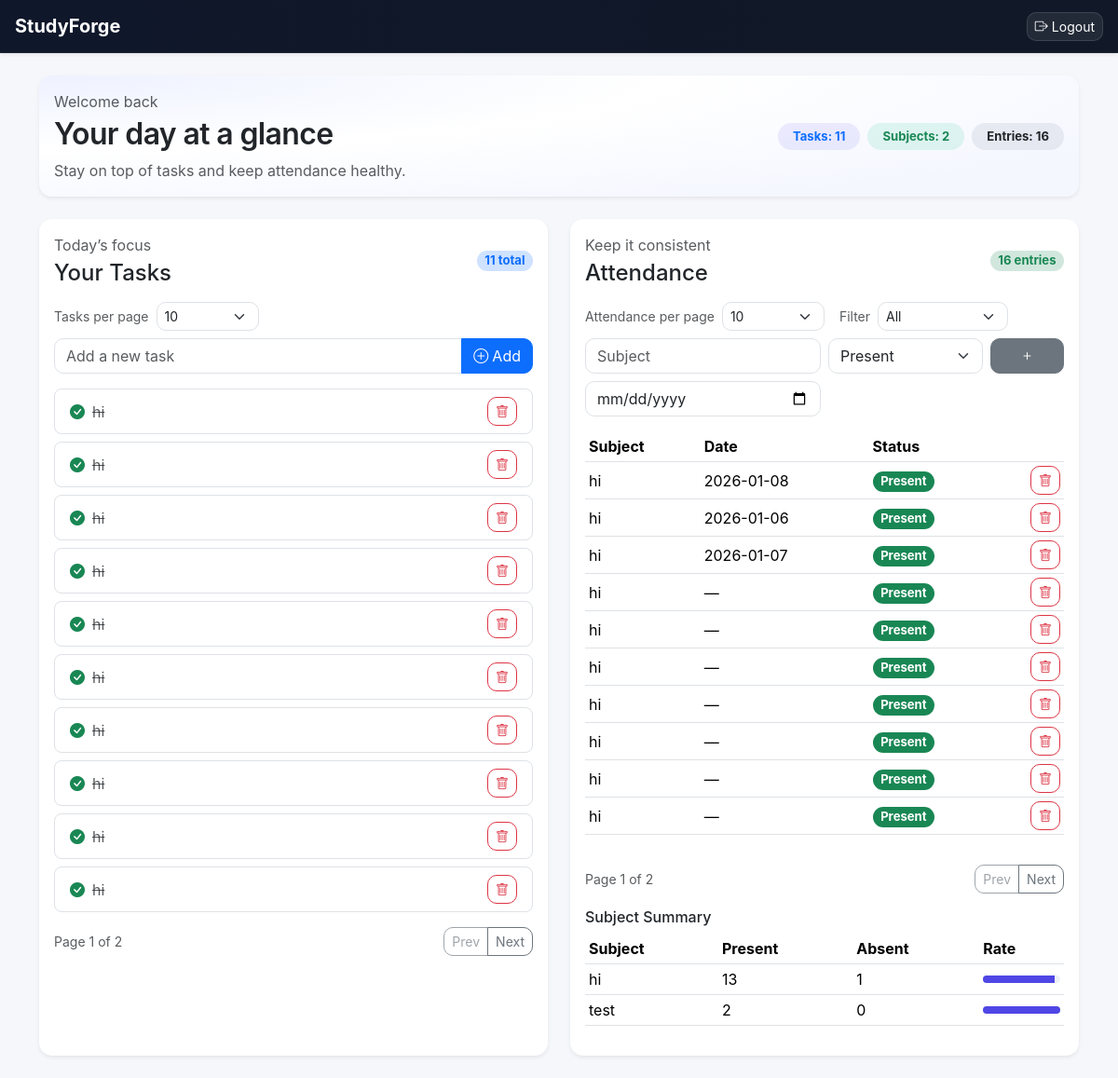
The app's page /dashboard (signed in) with its own data.
### tables this page shows
CREATE TABLE tasks (
            id INTEGER PRIMARY KEY AUTOINCREMENT,
            user_id INTEGER,
            title TEXT,
            completed INTEGER DEFAULT 0
        );

CREATE TABLE attendance (
            id INTEGER PRIMARY KEY AUTOINCREMENT,
            user_id INTEGER,
            subject TEXT,
            status TEXT
        , date TEXT);

### app.py (the view, shortened to what this page needs)
@app.route("/dashboard", methods=["GET", "POST"])
@login_required
def dashboard():
    db = get_db()
    cursor = db.cursor()
    def page_param(name):
        try:
            val = int(request.args.get(name, 1))
            return val if val > 0 else 1
        except (TypeError, ValueError):
            return 1
    def page_size_param(name):
        try:
            val = int(request.args.get(name, 10))
            return val if val in (10, 20, 50) else 10
        except (TypeError, ValueError):
            return 10
    page_size_tasks = page_size_param("task_size")
    page_size_att = page_size_param("att_size")
    task_page = page_param("task_page")
    att_page = page_param("att_page")
    cursor.execute("SELECT COUNT(*) FROM tasks WHERE user_id = ?", (session["user_id"],))
    task_total = cursor.fetchone()[0]
    task_offset = (task_page - 1) * page_size_tasks
    cursor.execute(
        "SELECT * FROM tasks WHERE user_id = ? ORDER BY id DESC LIMIT ? OFFSET ?",
        (session["user_id"], page_size_tasks, task_offset),
    )
    tasks = cursor.fetchall()
    att_filter = request.args.get("att_filter", "all")
    filter_clause = ""
    filter_args = [session["user_id"]]
    if att_filter == "today":
        filter_clause = "AND date = date('now','localtime')"
    elif att_filter == "week":
        filter_clause = "AND date >= date('now','-6 day','localtime')"
    cursor.execute(
        f"SELECT COUNT(*) FROM attendance WHERE user_id = ? {filter_clause}",
        filter_args,
    )
    att_total = cursor.fetchone()[0]
    att_offset = (att_page - 1) * page_size_att
    cursor.execute(
        f"SELECT * FROM attendance WHERE user_id = ? {filter_clause} ORDER BY id DESC LIMIT ? OFFSET ?",
        filter_args + [page_size_att, att_offset],
    )
    attendance = cursor.fetchall()
    cursor.execute(
        """
        SELECT subject,
               SUM(CASE WHEN status = 'Present' THEN 1 ELSE 0 END) AS present_count,
               SUM(CASE WHEN status = 'Absent' THEN 1 ELSE 0 END) AS absent_count,
               COUNT(*) AS total
        FROM attendance
        WHERE user_id = ?
        GROUP BY subject
        ORDER BY subject
        """,
        (session["user_id"],),
    )
    attendance_summary = cursor.fetchall()
    return render_template(
        "dashboard.html",
        tasks=tasks,
        attendance=attendance,
        attendance_summary=attendance_summary,
        csrf_token=get_csrf_token(),
        task_page=task_page,
        task_total=task_total,
        att_page=att_page,
        att_total=att_total,
        page_size_tasks=page_size_tasks,
        page_size_att=page_size_att,
        att_filter=att_filter,
    )

### templates/dashboard.html (shortened to what this page needs)
{% extends "base.html" %}
{% block content %}
<div class="hero card gradient-card shadow-sm mb-4">
    <div class="card-body d-flex flex-column flex-lg-row align-items-start align-items-lg-center justify-content-between gap-3">
        <div>
            <p class="text-muted mb-1">Welcome back</p>
            <h2 class="fw-semibold mb-2">Your day at a glance</h2>
            <p class="text-muted mb-0">Stay on top of tasks and keep attendance healthy.</p>
        </div>
        <div class="d-flex flex-wrap gap-2">
            <span class="badge bg-soft-primary text-primary px-3 py-2">Tasks: {{ task_total }}</span>
            <span class="badge bg-soft-success text-success px-3 py-2">Subjects: {{ attendance_summary|length }}</span>
            <span class="badge bg-soft-secondary text-body px-3 py-2">Entries: {{ att_total }}</span>
        </div>
    </div>
</div>
<div class="row g-4">
    <div class="col-12 col-lg-6">
        <div class="card shadow-sm h-100">
            <div class="card-body">
                <div class="d-flex justify-content-between align-items-center mb-3 flex-wrap gap-2">
                    <div>
                        <p class="text-muted mb-1">Today’s focus</p>
                        <h4 class="m-0">Your Tasks</h4>
                    </div>
                    <span class="badge bg-primary-subtle text-primary">{{ task_total }} total</span>
                </div>
                <form method="GET" class="mb-2 d-flex align-items-center gap-2">
                    <label class="form-label m-0 small text-muted">Tasks per page</label>
                    <select name="task_size" class="form-select form-select-sm" style="max-width:110px" onchange="this.form.submit()">
                        {% for size in [10,20,50] %}
                        <option value="{{ size }}" {% if page_size_tasks==size %}selected{% endif %}>{{ size }}</option>
                        {% endfor %}
                    </select>
                </form>
                <form method="POST" class="mb-3">
                    <div class="input-group">
                        <input name="task" class="form-control" placeholder="Add a new task" required>
                        <button class="btn btn-primary"><i class="bi bi-plus-circle me-1"></i>Add</button>
                    </div>
                </form>
                <ul class="list-group list-group-flush gap-2">
                    {% for t in tasks %}
                        <li class="list-group-item rounded-3 border d-flex align-items-center justify-content-between">
                            <div class="d-flex align-items-center gap-2">
                                {% if t[3] %}
                                    <i class="bi bi-check-circle-fill text-success"></i>
                                    <span class="text-muted text-decoration-line-through">{{ t[2] }}</span>
                                {% else %}
                                    <i class="bi bi-circle"></i>
                                    <span>{{ t[2] }}</span>
                                {% endif %}
                            </div>
                            <div class="btn-group">
                                <form method="POST" action="{{ url_for('delete_task', task_id=t[0]) }}" class="d-inline">
                                    <button class="btn btn-sm btn-outline-danger" type="submit"><i class="bi bi-trash"></i></button>
                                </form>
                            </div>
                        </li>
                    {% endfor %}
                </ul>
                {% if task_total > page_size_tasks %}
                <div class="d-flex justify-content-between align-items-center mt-3">
                    <div class="text-muted small">Page {{ task_page }} of {{ ((task_total - 1) // page_size_tasks) + 1 }}</div>
                    <div class="btn-group">
                        {% set prev_task = task_page - 1 %}
                        {% set next_task = task_page + 1 %}
                        <a class="btn btn-sm btn-outline-secondary {% if task_page <= 1 %}disabled{% endif %}" href="{{ url_for('dashboard', task_page=prev_task if task_page>1 else 1, task_size=page_size_tasks, att_page=att_page, att_size=page_size_att, att_filter=att_filter) }}">Prev</a>
                        <a class="btn btn-sm btn-outline-secondary {% if task_page * page_size_tasks >= task_total %}disabled{% endif %}" href="{{ url_for('dashboard', task_page=next_task, task_size=page_size_tasks, att_page=att_page, att_size=page_size_att, att_filter=att_filter) }}">Next</a>
                    </div>
                </div>
                {% endif %}
            </div>
        </div>
    </div>
    <div class="col-12 col-lg-6">
        <div class="card shadow-sm h-100">
            <div class="card-body">
                <div class="d-flex justify-content-between align-items-center mb-3 flex-wrap gap-2">
                    <div>
                        <p class="text-muted mb-1">Keep it consistent</p>
                        <h4 class="m-0">Attendance</h4>
                    </div>
                    <span class="badge bg-success-subtle text-success">{{ att_total }} entries</span>
                </div>
                <form method="GET" class="mb-2 d-flex align-items-center gap-2 flex-wrap">
                    <label class="form-label m-0 small text-muted">Attendance per page</label>
                    <select name="att_size" class="form-select form-select-sm" style="max-width:110px" onchange="this.form.submit()">
                        {% for size in [10,20,50] %}
                        <option value="{{ size }}" {% if page_size_att==size %}selected{% endif %}>{{ size }}</option>
                        {% endfor %}
                    </select>
                    <label class="form-label m-0 small text-muted ms-2">Filter</label>
                    <select name="att_filter" class="form-select form-select-sm" style="max-width:140px" onchange="this.form.submit()">
                        <option value="all" {% if att_filter=='all' %}selected{% endif %}>All</option>
                    </select>
                </form>
                <form method="POST" action="{{ url_for('add_attendance') }}" class="mb-3">
                    <div class="row g-2">
                        <div class="col-12 col-md-6">
                            <input name="subject" class="form-control" placeholder="Subject" required>
                        </div>
                        <div class="col-12 col-md-4">
                            <select name="status" class="form-select" required>
                                <option value="Present">Present</option>
                            </select>
                        </div>
                        <div class="col-12 col-md-2 d-grid">
                            <button class="btn btn-secondary"><i class="bi bi-plus"></i></button>
                        </div>
                        <div class="col-12 col-md-6">
                            <input name="date" type="date" class="form-control" placeholder="Date (optional)">
                        </div>
                    </div>
                </form>
                <div class="table-responsive mb-3">
                    <table class="table table-sm align-middle">
                        <thead>
                            <tr>
                                <th>Subject</th>
                                <th>Date</th>
                                <th>Status</th>
                                <th></th>
                            </tr>
                        </thead>
                        <tbody>
                            {% for a in attendance %}
                            <tr>
                                <td>{{ a[2] }}</td>
                                <td>{{ a[4] or '—' }}</td>
                                <td>
                                    {% if a[3] == 'Present' %}
                                        <span class="badge bg-success">Present</span>
                                    {% else %}
                                        <span class="badge bg-danger">Absent</span>
                                    {% endif %}
                                </td>
                                <td class="text-end">
                                    <form method="POST" action="{{ url_for('delete_attendance', att_id=a[0]) }}" class="d-inline">
                                        <button class="btn btn-sm btn-outline-danger" type="submit"><i class="bi bi-trash"></i></button>
                                    </form>
                                </td>
                            </tr>
                            {% endfor %}
                        </tbody>
                    </table>
                </div>
                {% if att_total > page_size_att %}
                <div class="d-flex justify-content-between align-items-center mb-3">
                    <div class="text-muted small">Page {{ att_page }} of {{ ((att_total - 1) // page_size_att) + 1 }}</div>
                    <div class="btn-group">
                        {% set prev_att = att_page - 1 %}
                        {% set next_att = att_page + 1 %}
                        <a class="btn btn-sm btn-outline-secondary {% if att_page <= 1 %}disabled{% endif %}" href="{{ url_for('dashboard', task_page=task_page, task_size=page_size_tasks, att_page=prev_att if att_page>1 else 1, att_size=page_size_att, att_filter=att_filter) }}">Prev</a>
                        <a class="btn btn-sm btn-outline-secondary {% if att_page * page_size_att >= att_total %}disabled{% endif %}" href="{{ url_for('dashboard', task_page=task_page, task_size=page_size_tasks, att_page=next_att, att_size=page_size_att, att_filter=att_filter) }}">Next</a>
                    </div>
                </div>
                {% endif %}
                <h6 class="mt-2">Subject Summary</h6>
                <div class="table-responsive">
                    <table class="table table-sm align-middle">
                        <thead>
                            <tr>
                                <th>Subject</th>
                                <th>Present</th>
                                <th>Absent</th>
                                <th>Rate</th>
                            </tr>
                        </thead>
                        <tbody>
                            {% for s in attendance_summary %}
                            {% set pct = (100 * s[1] / s[3]) if s[3] else 0 %}
                            <tr>
                                <td>{{ s[0] }}</td>
                                <td>{{ s[1] }}</td>
                                <td>{{ s[2] }}</td>
                                <td>
                                    <div class="progress" style="height: 8px;">
                                        <div class="progress-bar" role="progressbar" style="width: {{ '%.0f'|format(pct) }}%"></div>
                                    </div>
                                </td>
                            </tr>
                            {% endfor %}
                        </tbody>
                    </table>
                </div>
            </div>
        </div>
    </div>
</div>
{% endblock %}

### templates/base.html (shortened to what this page needs)
<!DOCTYPE html>
<html>
<head>
    <link href="https://cdn.jsdelivr.net/npm/bootstrap@5.3.2/dist/css/bootstrap.min.css" rel="stylesheet">
        <link href="https://cdn.jsdelivr.net/npm/bootstrap-icons@1.11.3/font/bootstrap-icons.css" rel="stylesheet">
    <link rel="stylesheet" href="{{ url_for('static', filename='style.css') }}">
</head>
<body>
<nav class="navbar navbar-expand-lg navbar-dark shadow-sm" id="topbar">
        <div class="container-fluid px-3">
                <a class="navbar-brand fw-bold" href="{{ url_for('dashboard') if session.get('user_id') else url_for('login') }}">StudyForge</a>
                <div class="d-flex align-items-center gap-2">
                        {% if session.get('user_id') %}
                        <a href="{{ url_for('logout') }}" class="btn btn-sm btn-ghost"><i class="bi bi-box-arrow-right me-1"></i>Logout</a>
                        {% endif %}
                </div>
        </div>
</nav>
<main class="page-bg py-4">
        <div class="container-lg">
                {% block content %}{% endblock %}
        </div>
</main>
</body>
</html>

### records on screen
tasks: title "hi"
tasks: title "hi"
tasks: title "hi"
tasks: title "hi"
tasks: title "hi"
tasks: title "hi"
tasks: title "hi"
tasks: title "hi"
tasks: title "hi"
tasks: title "hi"
attendance: subject "hi", date "2026-01-08", status "Present"
attendance: subject "hi", date "2026-01-06", status "Present"
attendance: subject "hi", date "2026-01-07", status "Present"
attendance: subject "hi", a "—", status "Present"
attendance: subject "hi", a "—", status "Present"
attendance: subject "hi", a "—", status "Present"
attendance: subject "hi", a "—", status "Present"
attendance: subject "hi", a "—", status "Present"
attendance: subject "hi", a "—", status "Present"
attendance: subject "hi", a "—", status "Present"

### other values on screen
{{ task_total }} "11"
{{ attendance_summary|length }} "2"
{{ att_total }} "16"
{{ task_page }} "1"
{{ ((task_total - 1) // page_size_tasks) + 1 }} "2"
{{ att_page }} "1"
{{ ((att_total - 1) // page_size_att) + 1 }} "2"
{{ s[0] }} "hi" "test"
{{ s[1] }} "13" "2"
{{ s[2] }} "1" "0"
form field task_size "10"
form field att_size "10"
